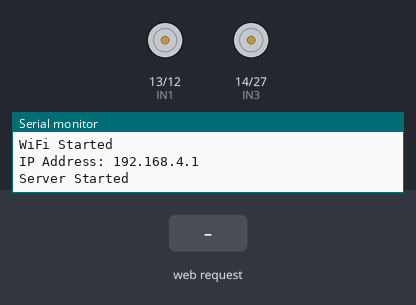
A sketch run on a simulated ESP32. Shown: motor-driver pin pairs drawn as motors (green arrow = first pin HIGH = forward, orange = second pin HIGH = backward, longer = more drive, scaled by the enable pin), the last lines printed to the serial monitor. The test bench sets the inputs (shaded band).

Above: at 1.2 s.
1.3 s: HTTP request GET /F received
At 2.4 s:
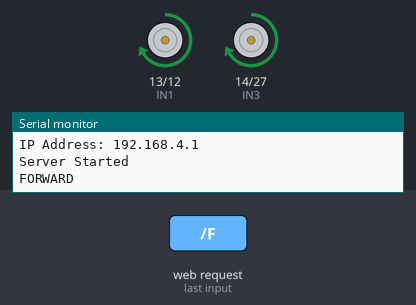
2.8 s: HTTP request GET /B received
At 3.5 s:
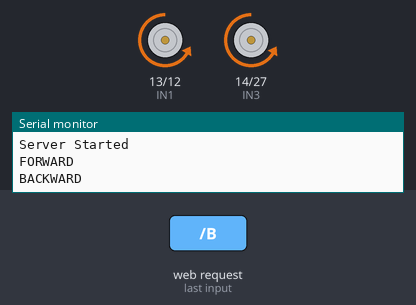
4.3 s: HTTP request GET /L received
At 4.7 s:
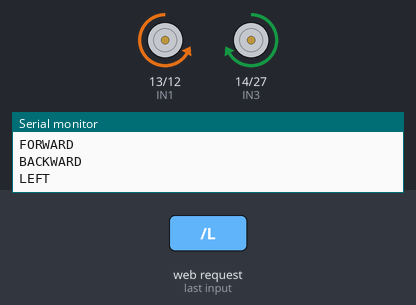
5.8 s: HTTP request GET /R received
At 7.0 s:
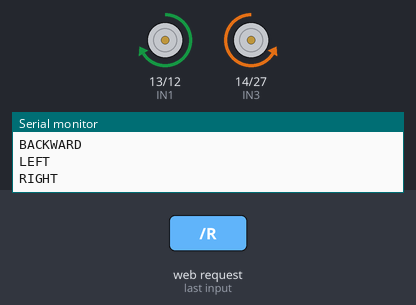
7.3 s: HTTP request GET /S received
At 8.2 s:
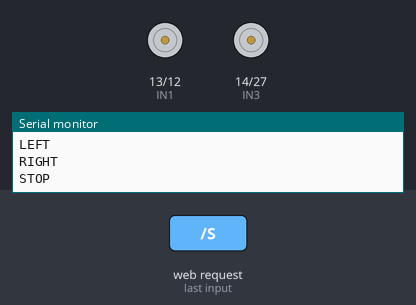
8.8 s: HTTP request GET /F?value=1 received
At 9.3 s:
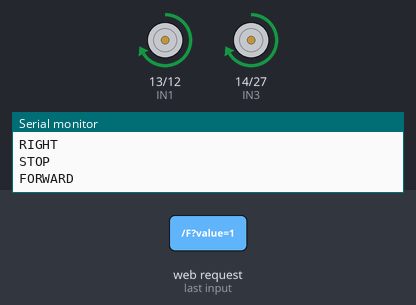
Timing chart, 0 to 11.3 s (numbered marks = the images above; inputs shaded):
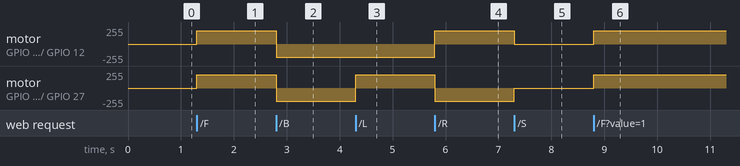

Measured:
- after the input at 1.3 s, motor on GPIO 13 (IN1) / GPIO 12 (IN2), motor on GPIO 14 (IN3) / GPIO 27 (IN4): stopped → forward 200/255 at once
- after the input at 2.8 s, motor on GPIO 13 (IN1) / GPIO 12 (IN2), motor on GPIO 14 (IN3) / GPIO 27 (IN4): forward 200/255 → backward 200/255 at once
- after the input at 4.3 s, motor on GPIO 14 (IN3) / GPIO 27 (IN4): backward 200/255 → forward 200/255 at once
- after the input at 5.8 s, motor on GPIO 13 (IN1) / GPIO 12 (IN2): backward 200/255 → forward 200/255 at once; motor on GPIO 14 (IN3) / GPIO 27 (IN4): forward 200/255 → backward 200/255 at once
- after the input at 7.3 s, motor on GPIO 13 (IN1) / GPIO 12 (IN2): forward 200/255 → stopped at once; motor on GPIO 14 (IN3) / GPIO 27 (IN4): backward 200/255 → stopped at once
- after the input at 8.8 s, motor on GPIO 13 (IN1) / GPIO 12 (IN2), motor on GPIO 14 (IN3) / GPIO 27 (IN4): stopped → forward 200/255 at once

The sketch:

motor_test.ino
```cpp
#include <WiFi.h>
#include <WebServer.h>

// ======================================
// WIFI
// ======================================

const char* ssid = "ESP32_ROBOT";
const char* password = "12345678";

WebServer server(80);

// ======================================
// MOTOR PINS
// ======================================

// LEFT SIDE MOTORS
#define IN1 13
#define IN2 12

// RIGHT SIDE MOTORS
#define IN3 14
#define IN4 27

// ENABLE PINS
#define ENA 26
#define ENB 25

// ======================================
// SPEED
// ======================================

int speedValue = 200;

// ======================================
// MOTOR FUNCTIONS
// ======================================

void forward()
{
  Serial.println("FORWARD");

  digitalWrite(IN1, HIGH);
  digitalWrite(IN2, LOW);

  digitalWrite(IN3, HIGH);
  digitalWrite(IN4, LOW);
}

void backward()
{
  Serial.println("BACKWARD");

  digitalWrite(IN1, LOW);
  digitalWrite(IN2, HIGH);

  digitalWrite(IN3, LOW);
  digitalWrite(IN4, HIGH);
}

void left()
{
  Serial.println("LEFT");

  digitalWrite(IN1, LOW);
  digitalWrite(IN2, HIGH);

  digitalWrite(IN3, HIGH);
  digitalWrite(IN4, LOW);
}

void right()
{
  Serial.println("RIGHT");

  digitalWrite(IN1, HIGH);
  digitalWrite(IN2, LOW);

  digitalWrite(IN3, LOW);
  digitalWrite(IN4, HIGH);
}

void stopRobot()
{
  Serial.println("STOP");

  digitalWrite(IN1, LOW);
  digitalWrite(IN2, LOW);

  digitalWrite(IN3, LOW);
  digitalWrite(IN4, LOW);
}

// ======================================
// SETUP
// ======================================

void setup()
{
  Serial.begin(115200);

  // MOTOR OUTPUTS

  pinMode(IN1, OUTPUT);
  pinMode(IN2, OUTPUT);

  pinMode(IN3, OUTPUT);
  pinMode(IN4, OUTPUT);

  pinMode(ENA, OUTPUT);
  pinMode(ENB, OUTPUT);

  // MOTOR SPEED

  analogWrite(ENA, speedValue);
  analogWrite(ENB, speedValue);

  // STOP INITIALLY

  stopRobot();

  // WIFI HOTSPOT

  WiFi.softAP(ssid, password);

  Serial.println();
  Serial.println("WiFi Started");
  Serial.print("IP Address: ");
  Serial.println(WiFi.softAPIP());

  // ======================================
  // ROUTES
  // ======================================

  server.on("/", []()
  {
    server.send(200, "text/plain", "ESP32 Robot Running");
  });

  // FORWARD

  server.on("/F", []()
  {
    forward();
    server.send(200, "text/plain", "FORWARD");
  });

  // BACKWARD

  server.on("/B", []()
  {
    backward();
    server.send(200, "text/plain", "BACKWARD");
  });

  // LEFT

  server.on("/L", []()
  {
    left();
    server.send(200, "text/plain", "LEFT");
  });

  // RIGHT

  server.on("/R", []()
  {
    right();
    server.send(200, "text/plain", "RIGHT");
  });

  // STOP

  server.on("/S", []()
  {
    stopRobot();
    server.send(200, "text/plain", "STOP");
  });

  // ======================================
  // SPEED CONTROL
  // ======================================

  server.on("/speed", []()
  {
    if(server.hasArg("value"))
    {
      speedValue = server.arg("value").toInt();

      analogWrite(ENA, speedValue);
      analogWrite(ENB, speedValue);

      Serial.print("Speed: ");
      Serial.println(speedValue);
    }

    server.send(200, "text/plain", "OK");
  });

  // START SERVER

  server.begin();

  Serial.println("Server Started");
}

// ======================================
// LOOP
// ======================================

void loop()
{
  server.handleClient();
}
```

robot.cpp
```cpp

```
